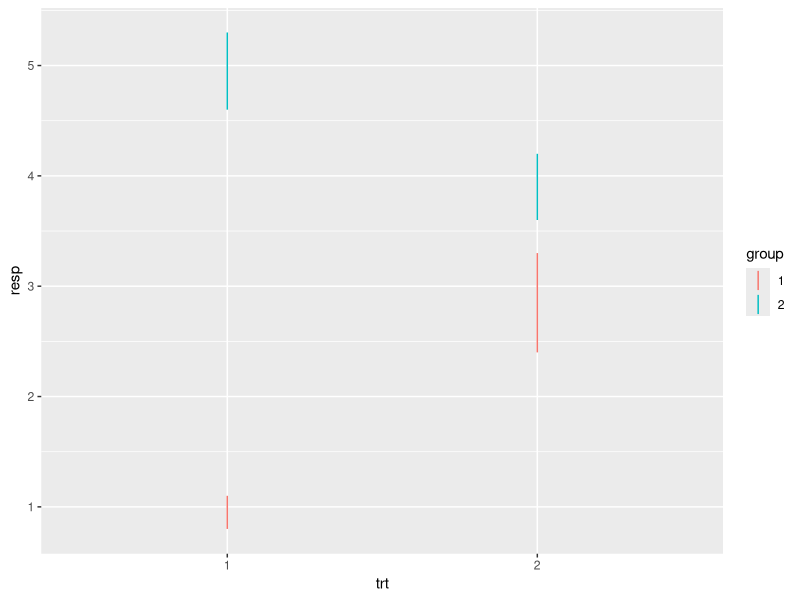
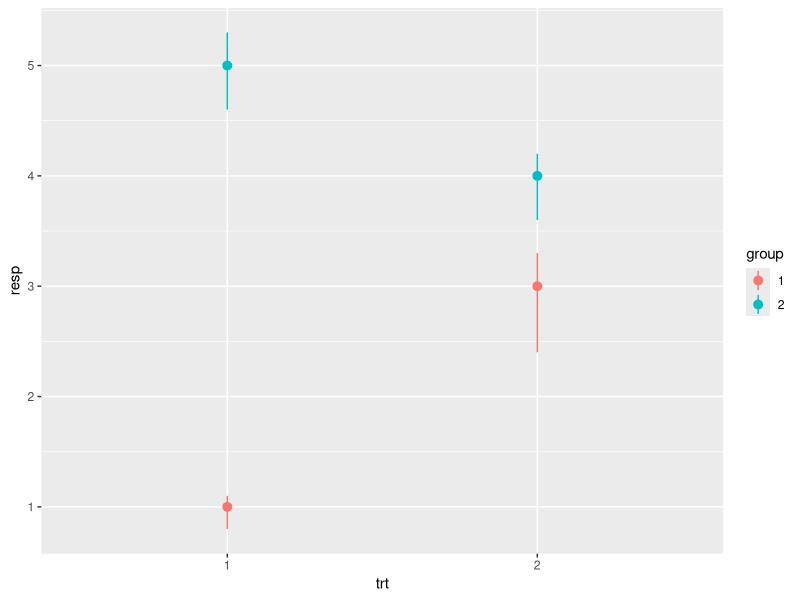
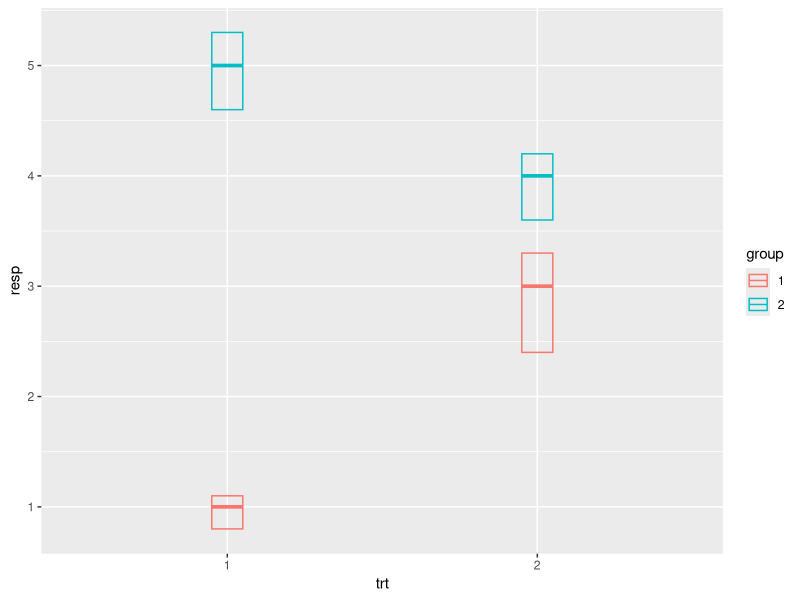
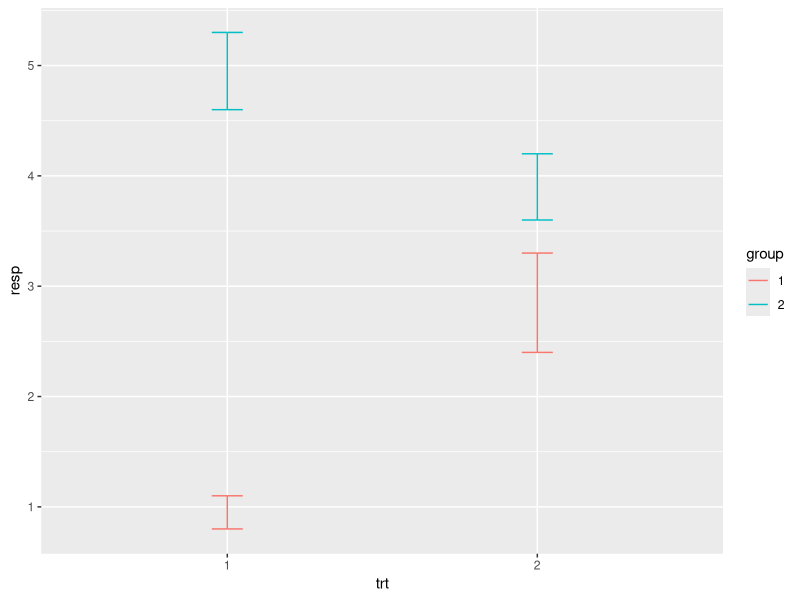
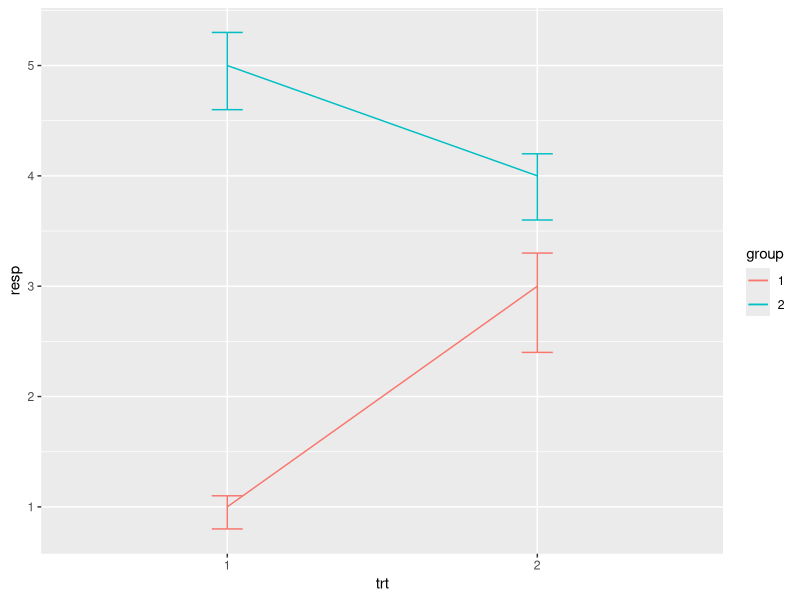
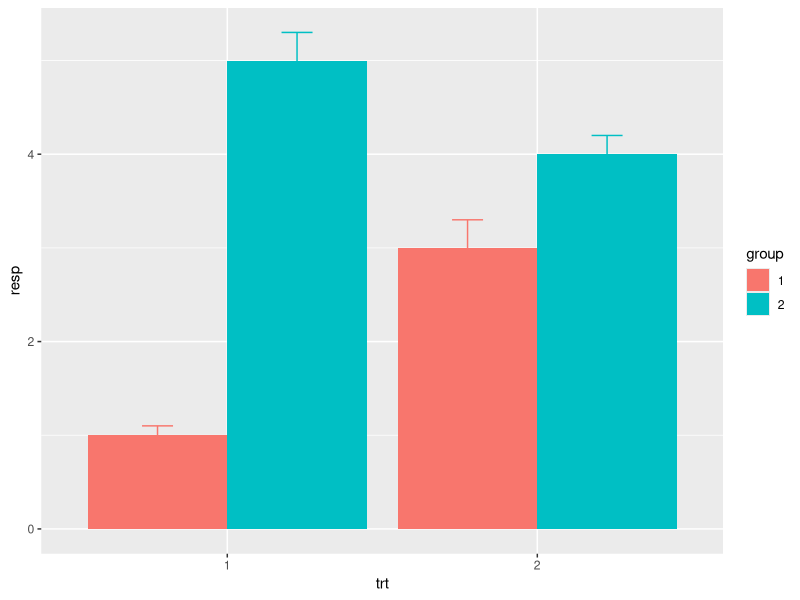

The R source for these figures, in order:
## ---- chunk 1
knitr::opts_chunk$set(echo = TRUE)
## ---- chunk 2
library(ggplot2)
## ---- chunk 3
df <- data.frame(
  trt = factor(c(1, 1, 2, 2)),
  resp = c(1, 5, 3, 4),
  group = factor(c(1, 2, 1, 2)),
  upper = c(1.1, 5.3, 3.3, 4.2),
  lower = c(0.8, 4.6, 2.4, 3.6)
)
## ---- chunk 4
p <- ggplot(df, aes(trt, resp, colour = group))

p + geom_linerange(aes(ymin = lower, ymax = upper))
## ---- chunk 5
p + geom_pointrange(aes(ymin = lower, ymax = upper))
## ---- chunk 6
p + geom_crossbar(aes(ymin = lower, ymax = upper), width = 0.1)
## ---- chunk 7
p + geom_errorbar(aes(ymin = lower, ymax = upper), width = 0.1)
## ---- chunk 8
p + 
    geom_line(aes(group = group)) +
    geom_errorbar(aes(ymin = lower, ymax = upper), width = 0.1)
## ---- chunk 9
p <- ggplot(df, aes(trt, resp, fill = group)) 

dodge <- position_dodge(width = 0.9)
p + 
    geom_errorbar(aes(ymin = lower, ymax = upper, colour = group), 
                  width = 0.2, 
                  position = dodge) +
    geom_col(position = dodge) 
